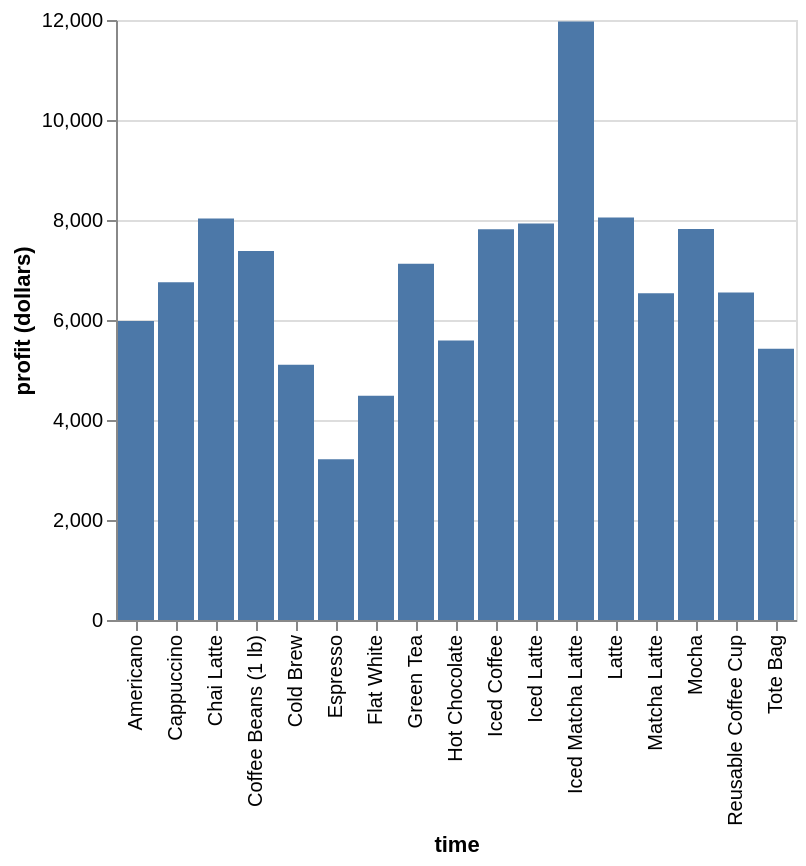

The cell this chart's notebook holds for it:
### Code cell
#profit per item
item_profit = total_data.groupby("item_name")["profit"].sum().reset_index()

prof_by_item = alt.Chart(item_profit).mark_bar(point = True).encode(
    x = alt.X("item_name").title("time"),
    y = alt.Y("profit").title("profit (dollars)")
)
prof_by_item

### Figure 1 — Vega-Lite specification as saved in the notebook (floating-point values rounded to 4 significant figures)
{"config": {"view": {"continuousWidth": 300, "continuousHeight": 300}}, "data": {"name": "data-2828fcaabe5980bb9076b864d72eccb1"}, "mark": {"type": "bar", "point": true}, "encoding": {"x": {"field": "item_name", "title": "time", "type": "nominal"}, "y": {"field": "profit", "title": "profit (dollars)", "type": "quantitative"}}, "$schema": "https://vega.github.io/schema/vega-lite/v5.20.1.json", "datasets": {"data-2828fcaabe5980bb9076b864d72eccb1": [{"item_name": "Americano", "profit": 5980.0}, {"item_name": "Cappuccino", "profit": 6755.0}, {"item_name": "Chai Latte", "profit": 8031.0}, {"item_name": "Coffee Beans (1 lb)", "profit": 7380.0}, {"item_name": "Cold Brew", "profit": 5107.0}, {"item_name": "Espresso", "profit": 3214.0}, {"item_name": "Flat White", "profit": 4487.0}, {"item_name": "Green Tea", "profit": 7125.0}, {"item_name": "Hot Chocolate", "profit": 5588.0}, {"item_name": "Iced Coffee", "profit": 7816.0}, {"item_name": "Iced Latte", "profit": 7929.0}, {"item_name": "Iced Matcha Latte", "profit": 11970.0}, {"item_name": "Latte", "profit": 8049.0}, {"item_name": "Matcha Latte", "profit": 6534.0}, {"item_name": "Mocha", "profit": 7820.0}, {"item_name": "Reusable Coffee Cup", "profit": 6552.0}, {"item_name": "Tote Bag", "profit": 5424.0}]}}
